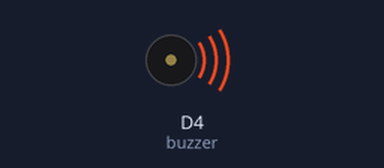
A sketch run on a simulated ESP8266 (NodeMCU). Parts: buzzer (waves = sounding).

Above: at 0.5 s.
Timing chart, 0 to 6.9 s (numbered marks = the images above):
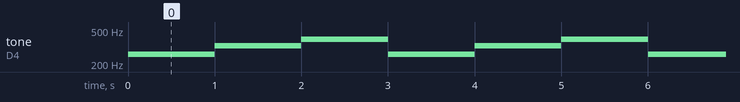

Measured:
- by itself, tone on D4 (buzzer): repeats every 3.0 s: 329 Hz 1.0 s, 392 Hz 1.0 s, 261 Hz 1.0 s

The sketch:

buzzer.ino
```cpp
int buzzer = D4;

void setup() {
  // put your setup code here, to run once:

}

void loop() {
  // put your main code here, to run repeatedly:
  tone(buzzer, 261);
  delay(1000);
  tone(buzzer, 329);
  delay(1000);
  tone(buzzer, 392);
  delay(1000);
}
```
